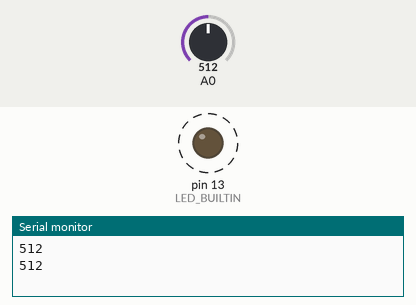
This sketch was run on a simulated Arduino Uno, built with avr-gcc and run on an emulated ATmega328P. Shown: output pins drawn as LEDs (lit = HIGH), the last lines printed to the serial monitor. Dashed ring = blinking. The inputs (shaded band) are chosen by the test bench; at power-on: A0 = 512.

Above: at 1.8 s.
1.9 s: A0 set to 1023
At 2.45 s:
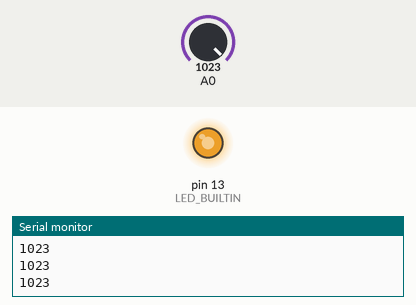
5.4 s: A0 set to 716
At 5.86 s:
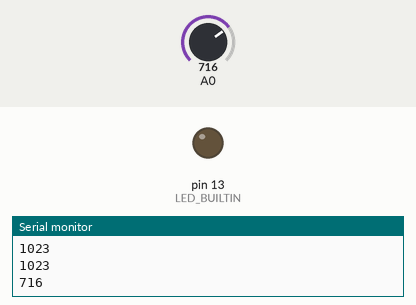
Timing chart, 0 to 14.9 s (numbered marks = the images above; inputs shaded):
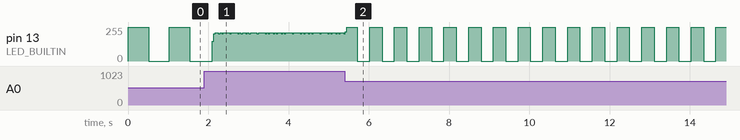

Measured:
- by itself, pin 13 (LED_BUILTIN): repeats every 0.57 s: 255/255 0.26 s, 0/255 0.31 s

The sketch:

Pot_blink.ino
```cpp
/*
 Tanner Crum 2/20/2017
 The Arduino built-in LED blinks at a rate set by a potentiometer
 Potemtiometer: middle lead pin A0, GND, +5V
 */


void setup() {
  // initialize serial communication at 9600 bits per second:
  Serial.begin(9600);
  pinMode(LED_BUILTIN, OUTPUT);
}

// the loop routine runs over and over again forever:
void loop() {
  // read the input on analog pin 0:
  int potValue = analogRead(A0);

  digitalWrite(LED_BUILTIN, HIGH);
  Serial.println(potValue);
  delay(1024-potValue);
  digitalWrite(LED_BUILTIN, LOW);
  delay(1024-potValue);
}
```
